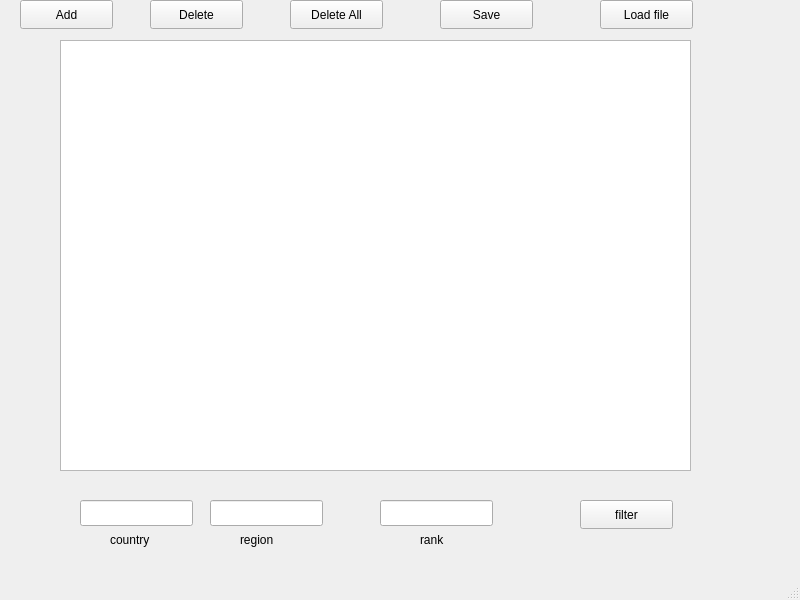
<?xml version="1.0" encoding="UTF-8"?>
<ui version="4.0">
 <class>MainWindow</class>
 <widget class="QMainWindow" name="MainWindow">
  <property name="geometry">
   <rect>
    <x>0</x>
    <y>0</y>
    <width>800</width>
    <height>600</height>
   </rect>
  </property>
  <property name="windowTitle">
   <string>MainWindow</string>
  </property>
  <widget class="QWidget" name="centralwidget">
   <widget class="QTableView" name="tableView">
    <property name="geometry">
     <rect>
      <x>60</x>
      <y>40</y>
      <width>631</width>
      <height>431</height>
     </rect>
    </property>
   </widget>
   <widget class="QPushButton" name="pushButton">
    <property name="geometry">
     <rect>
      <x>20</x>
      <y>0</y>
      <width>93</width>
      <height>29</height>
     </rect>
    </property>
    <property name="text">
     <string>Add</string>
    </property>
   </widget>
   <widget class="QPushButton" name="delete_2">
    <property name="geometry">
     <rect>
      <x>150</x>
      <y>0</y>
      <width>93</width>
      <height>29</height>
     </rect>
    </property>
    <property name="text">
     <string>Delete</string>
    </property>
   </widget>
   <widget class="QPushButton" name="deleteall">
    <property name="geometry">
     <rect>
      <x>290</x>
      <y>0</y>
      <width>93</width>
      <height>29</height>
     </rect>
    </property>
    <property name="text">
     <string>Delete All</string>
    </property>
   </widget>
   <widget class="QPushButton" name="save">
    <property name="geometry">
     <rect>
      <x>440</x>
      <y>0</y>
      <width>93</width>
      <height>29</height>
     </rect>
    </property>
    <property name="text">
     <string>Save</string>
    </property>
   </widget>
   <widget class="QPushButton" name="filter">
    <property name="geometry">
     <rect>
      <x>580</x>
      <y>500</y>
      <width>93</width>
      <height>29</height>
     </rect>
    </property>
    <property name="text">
     <string>filter</string>
    </property>
   </widget>
   <widget class="QLineEdit" name="lineEdit">
    <property name="geometry">
     <rect>
      <x>80</x>
      <y>500</y>
      <width>113</width>
      <height>26</height>
     </rect>
    </property>
    <property name="text">
     <string/>
    </property>
   </widget>
   <widget class="QLabel" name="label">
    <property name="geometry">
     <rect>
      <x>110</x>
      <y>530</y>
      <width>63</width>
      <height>20</height>
     </rect>
    </property>
    <property name="text">
     <string>country</string>
    </property>
   </widget>
   <widget class="QLineEdit" name="lineEdit_2">
    <property name="geometry">
     <rect>
      <x>210</x>
      <y>500</y>
      <width>113</width>
      <height>26</height>
     </rect>
    </property>
   </widget>
   <widget class="QLabel" name="label_2">
    <property name="geometry">
     <rect>
      <x>240</x>
      <y>530</y>
      <width>63</width>
      <height>20</height>
     </rect>
    </property>
    <property name="text">
     <string>region</string>
    </property>
   </widget>
   <widget class="QLineEdit" name="lineEdit_3">
    <property name="geometry">
     <rect>
      <x>380</x>
      <y>500</y>
      <width>113</width>
      <height>26</height>
     </rect>
    </property>
   </widget>
   <widget class="QLabel" name="label_3">
    <property name="geometry">
     <rect>
      <x>420</x>
      <y>530</y>
      <width>63</width>
      <height>20</height>
     </rect>
    </property>
    <property name="text">
     <string>rank</string>
    </property>
   </widget>
   <widget class="QPushButton" name="load">
    <property name="geometry">
     <rect>
      <x>600</x>
      <y>0</y>
      <width>93</width>
      <height>29</height>
     </rect>
    </property>
    <property name="text">
     <string>Load file</string>
    </property>
   </widget>
  </widget>
  <widget class="QMenuBar" name="menubar">
   <property name="geometry">
    <rect>
     <x>0</x>
     <y>0</y>
     <width>800</width>
     <height>22</height>
    </rect>
   </property>
  </widget>
  <widget class="QStatusBar" name="statusbar"/>
 </widget>
 <resources/>
 <connections/>
</ui>
